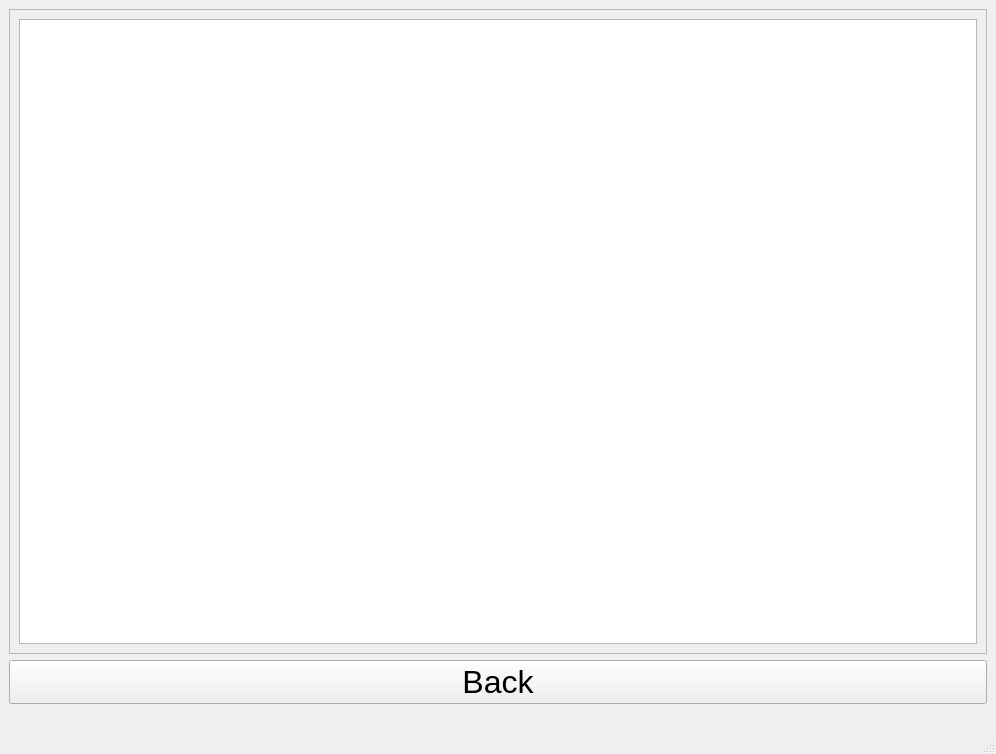
<?xml version="1.0" encoding="UTF-8"?>
<ui version="4.0">
 <class>MainWindow</class>
 <widget class="QMainWindow" name="MainWindow">
  <property name="geometry">
   <rect>
    <x>0</x>
    <y>0</y>
    <width>996</width>
    <height>754</height>
   </rect>
  </property>
  <property name="font">
   <font>
    <pointsize>24</pointsize>
   </font>
  </property>
  <property name="windowTitle">
   <string>MainWindow</string>
  </property>
  <widget class="QWidget" name="centralwidget">
   <layout class="QGridLayout" name="gridLayout">
    <item row="0" column="0">
     <widget class="QFrame" name="main_frame">
      <property name="font">
       <font>
        <pointsize>24</pointsize>
       </font>
      </property>
      <property name="frameShape">
       <enum>QFrame::StyledPanel</enum>
      </property>
      <property name="frameShadow">
       <enum>QFrame::Raised</enum>
      </property>
      <layout class="QGridLayout" name="gridLayout_2">
       <item row="0" column="0">
        <widget class="QTextEdit" name="email_display">
         <property name="font">
          <font>
           <pointsize>8</pointsize>
          </font>
         </property>
        </widget>
       </item>
      </layout>
     </widget>
    </item>
    <item row="1" column="0">
     <widget class="QPushButton" name="back_button">
      <property name="text">
       <string>Back</string>
      </property>
     </widget>
    </item>
   </layout>
  </widget>
  <widget class="QStatusBar" name="statusbar"/>
 </widget>
 <resources/>
 <connections/>
</ui>
